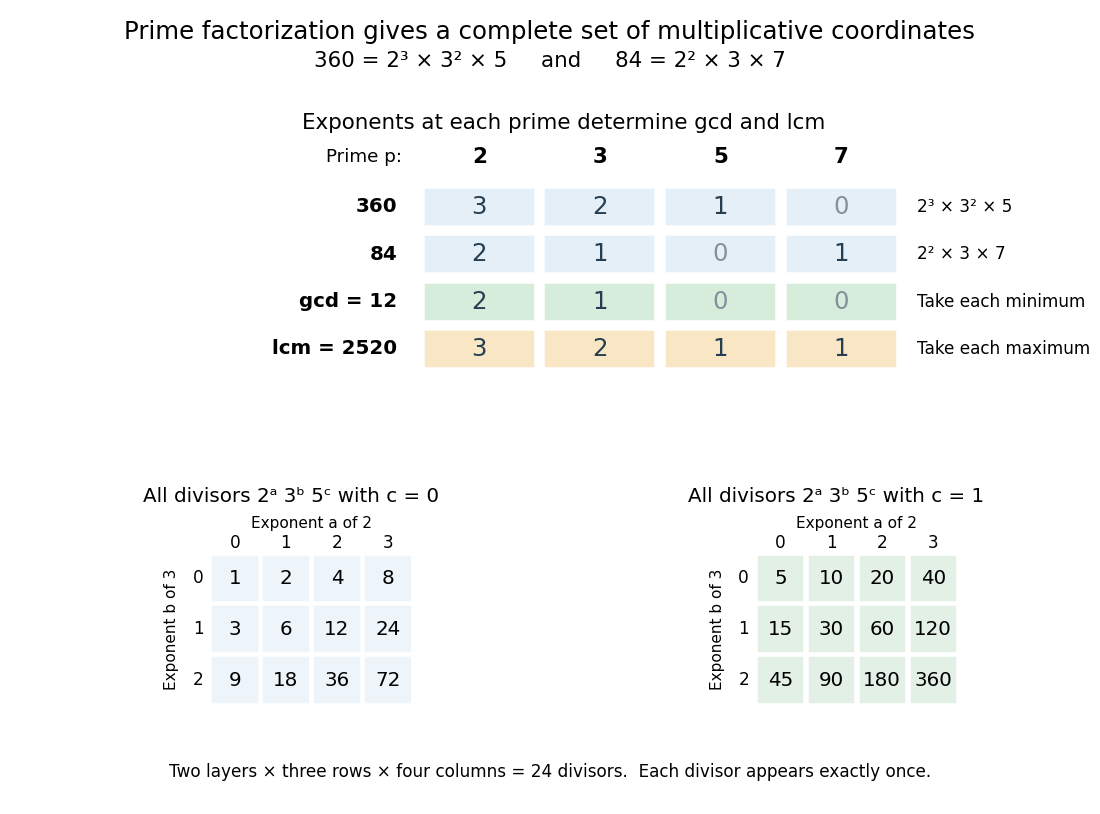

Generate this figure with Python:
"""Show prime exponents, gcd/lcm, and all divisors of 360.

Run from _media: MPLBACKEND=Agg python ../prime-factorization-exponents.py
Writes the PNG in the working directory.
Tested with Python 3.14.4 and Matplotlib 3.10.7.
"""

from math import gcd, lcm, prod
from pathlib import Path

import matplotlib.pyplot as plt
from matplotlib.patches import Rectangle


def main():
    primes = (2, 3, 5, 7)
    rows = [(3, 2, 1, 0), (2, 1, 0, 1)]
    rows += [tuple(min(a, b) for a, b in zip(*rows)),
             tuple(max(a, b) for a, b in zip(*rows))]
    values = [prod(p**e for p, e in zip(primes, row)) for row in rows]
    assert values == [360, 84, gcd(360, 84), lcm(360, 84)]
    assert values[2:] == [12, 2520]
    layers = [[[2**a * 3**b * 5**c for a in range(4)] for b in range(3)]
              for c in range(2)]
    divisors = [d for layer in layers for row in layer for d in row]
    assert len(set(divisors)) == 24
    # Exhaustive division independently checks the exponent enumeration.
    assert sorted(divisors) == [d for d in range(1, 361) if 360 % d == 0]
    assert 360 % 72 == 0 and 360 % 48 != 0
    assert 12 * 2520 == 360 * 84 == 30240

    fig = plt.figure(figsize=(10, 7.4), dpi=110, facecolor='white')
    grid = fig.add_gridspec(2, 2, height_ratios=(1.25, 1), hspace=.65,
                           left=.085, right=.94, top=.83, bottom=.13, wspace=.38)
    ax = fig.add_subplot(grid[0, :])
    ax.set(xlim=(-2.7, 5.1), ylim=(-.15, 4.9))
    ax.axis('off')
    palette = ['#e5eff8', '#e5eff8', '#d6eddb', '#f8e6c5']
    labels = ['360', '84', 'gcd = 12', 'lcm = 2520']
    notes = ['2³ × 3² × 5', '2² × 3 × 7', 'Take each minimum', 'Take each maximum']
    ax.text(-.14, 4.5, 'Prime p:', ha='right', va='center', fontsize=12)
    for j, p in enumerate(primes):
        ax.text(j + .5, 4.5, str(p), ha='center', va='center',
                fontsize=14, fontweight='bold')
    for i, (row, label, note) in enumerate(zip(rows, labels, notes)):
        y = 3 - i
        ax.text(-.18, y + .45, label, ha='right', va='center',
                fontsize=13, fontweight='bold')
        ax.text(4.13, y + .45, note, ha='left', va='center', fontsize=11)
        for j, e in enumerate(row):
            ax.add_patch(Rectangle((j + .04, y + .05), .92, .8,
                                  facecolor=palette[i], edgecolor='white'))
            ax.text(j + .5, y + .45, str(e), ha='center', va='center',
                    fontsize=16, color='#84909c' if e == 0 else '#263e51')
    ax.set_title('Exponents at each prime determine gcd and lcm', fontsize=14, pad=6)

    for c in range(2):
        ax = fig.add_subplot(grid[1, c])
        ax.set(xlim=(-.8, 4), ylim=(-.05, 3.7), aspect='equal')
        ax.axis('off')
        ax.set_title(f'All divisors 2ᵃ 3ᵇ 5ᶜ with c = {c}', fontsize=13, pad=10)
        ax.text(2, 3.48, 'Exponent a of 2', ha='center', fontsize=10)
        ax.text(-.74, 1.5, 'Exponent b of 3', va='center', ha='center',
                rotation=90, fontsize=10)
        for a in range(4):
            ax.text(a + .5, 3.1, str(a), ha='center', fontsize=11)
        for b in range(3):
            y = 2 - b
            ax.text(-.22, y + .5, str(b), ha='center', va='center', fontsize=11)
            for a in range(4):
                ax.add_patch(Rectangle((a + .035, y + .035), .93, .93,
                                      facecolor='#edf4fa' if c == 0 else '#e2f0e5',
                                      edgecolor='white'))
                ax.text(a + .5, y + .5, str(layers[c][b][a]),
                        ha='center', va='center', fontsize=13)
    fig.suptitle('Prime factorization gives a complete set of multiplicative coordinates',
                 fontsize=16, y=.975)
    fig.text(.5, .918, '360 = 2³ × 3² × 5     and     84 = 2² × 3 × 7',
             ha='center', fontsize=14)
    fig.text(.5, .045, 'Two layers × three rows × four columns = 24 divisors.  '
             'Each divisor appears exactly once.', ha='center', fontsize=11)
    fig.savefig(Path.cwd() / Path(__file__).with_suffix('.png').name,
                facecolor='white', transparent=False)
    plt.close(fig)


if __name__ == '__main__':
    main()
